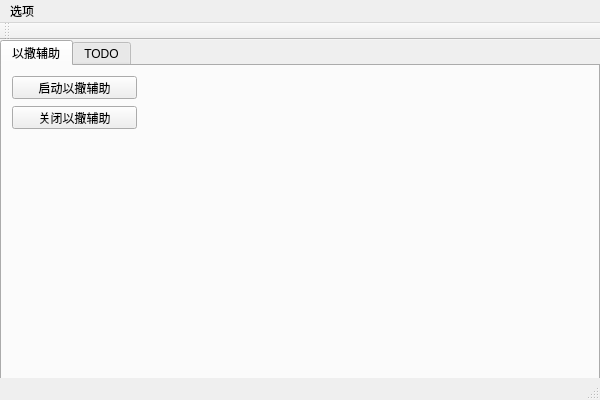
<?xml version="1.0" encoding="UTF-8"?>
<ui version="4.0">
 <class>MindEyeAppClass</class>
 <widget class="QMainWindow" name="MindEyeAppClass">
  <property name="geometry">
   <rect>
    <x>0</x>
    <y>0</y>
    <width>600</width>
    <height>400</height>
   </rect>
  </property>
  <property name="windowTitle">
   <string>MindEyeApp</string>
  </property>
  <widget class="QWidget" name="centralWidget">
   <widget class="QTabWidget" name="mainTabWidget">
    <property name="geometry">
     <rect>
      <x>0</x>
      <y>0</y>
      <width>600</width>
      <height>363</height>
     </rect>
    </property>
    <widget class="QWidget" name="isaacTabWidget">
     <attribute name="title">
      <string>以撒辅助</string>
     </attribute>
     <widget class="QPushButton" name="isaacBeginBtn">
      <property name="geometry">
       <rect>
        <x>10</x>
        <y>10</y>
        <width>125</width>
        <height>23</height>
       </rect>
      </property>
      <property name="text">
       <string>启动以撒辅助</string>
      </property>
     </widget>
     <widget class="QPushButton" name="isaacTerminateBtn">
      <property name="geometry">
       <rect>
        <x>10</x>
        <y>40</y>
        <width>125</width>
        <height>23</height>
       </rect>
      </property>
      <property name="text">
       <string>关闭以撒辅助</string>
      </property>
     </widget>
    </widget>
    <widget class="QWidget" name="terrainTabWidget">
     <attribute name="title">
      <string>TODO</string>
     </attribute>
    </widget>
   </widget>
  </widget>
  <widget class="QMenuBar" name="menuBar">
   <property name="geometry">
    <rect>
     <x>0</x>
     <y>0</y>
     <width>600</width>
     <height>37</height>
    </rect>
   </property>
   <widget class="QMenu" name="menu">
    <property name="title">
     <string>选项</string>
    </property>
   </widget>
   <addaction name="menu"/>
  </widget>
  <widget class="QToolBar" name="mainToolBar">
   <attribute name="toolBarArea">
    <enum>TopToolBarArea</enum>
   </attribute>
   <attribute name="toolBarBreak">
    <bool>false</bool>
   </attribute>
  </widget>
  <widget class="QStatusBar" name="statusBar"/>
 </widget>
 <layoutdefault spacing="6" margin="11"/>
 <resources>
  <include location="MindEyeApp.qrc"/>
 </resources>
 <connections/>
</ui>
